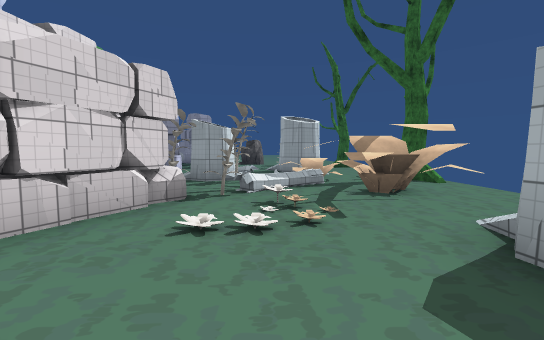
View 1 (above)

24 first-person views from a walk through a scene from a Unity 3-D project. The camera is 1.5 m above the floor, tilts 4° down and sees 90° across. The floor is counted in squares, 2 m on a side. Each view is taken from the middle of a square. On the plan, view 1 faces up. The plan holds only what a view shows up to about 10 squares ahead; the rest is blank. The place goes on beyond the plan. The player character is not drawn. Some surface patterns are stand-ins.

View 2
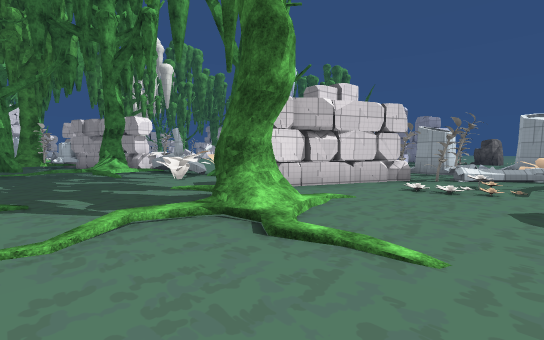

View 3
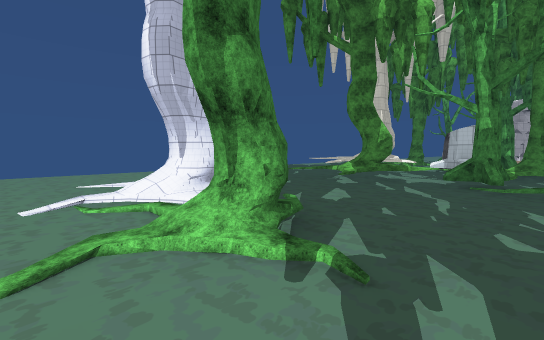

View 4
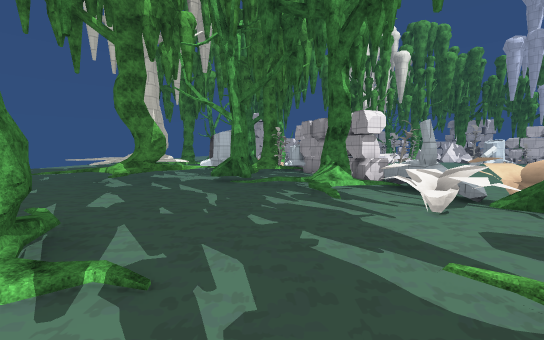

View 5
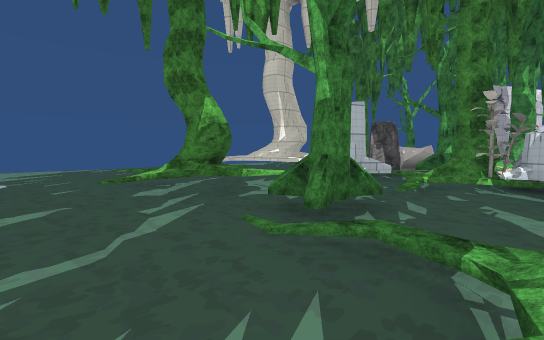

View 6
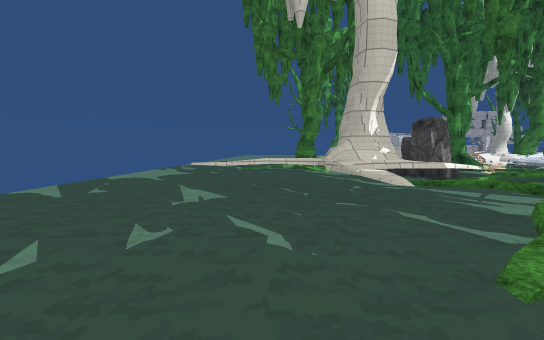

View 7
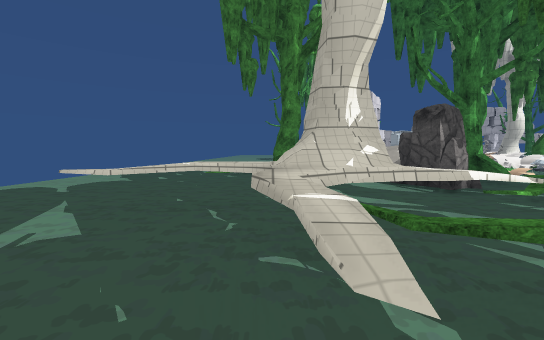

View 8
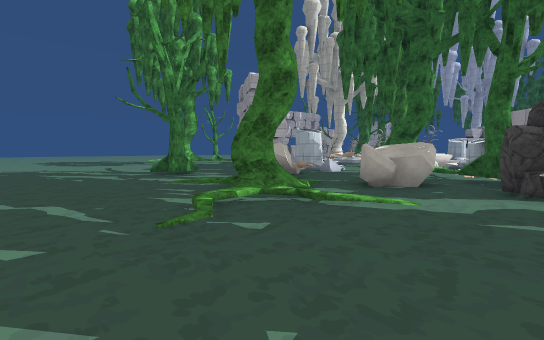

View 9
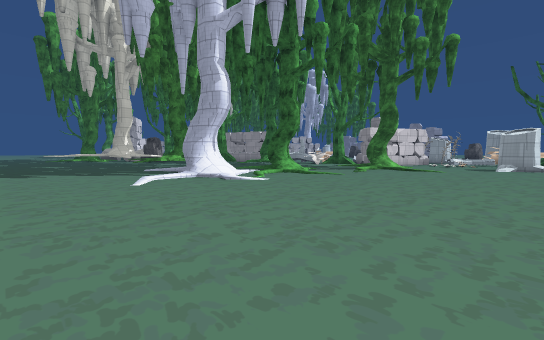

View 10
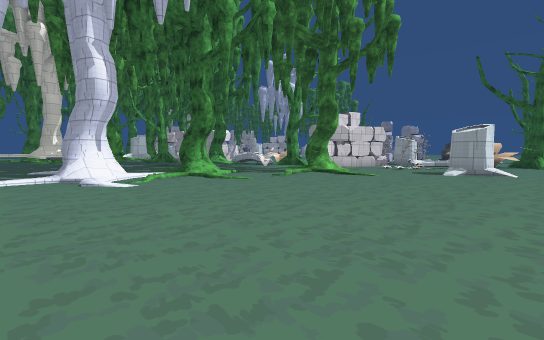

View 11
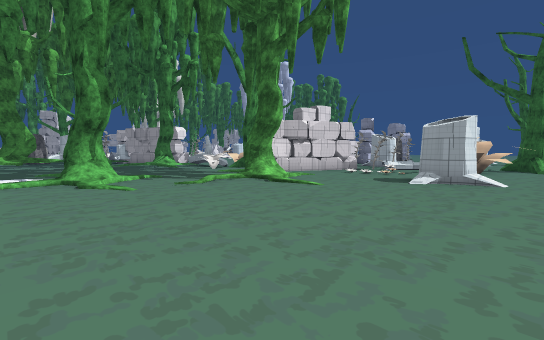

View 12
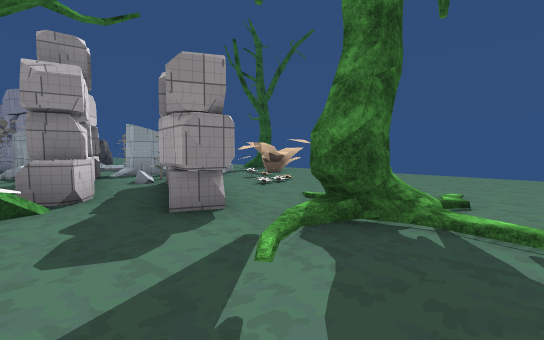

View 13
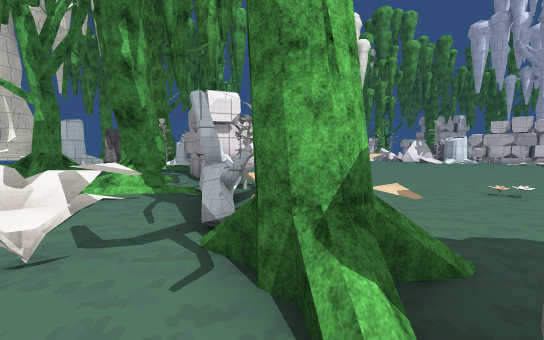

View 14
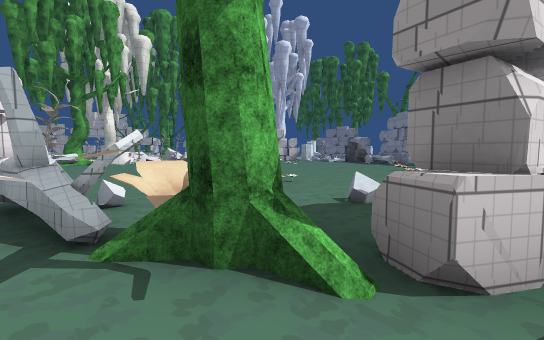

View 15
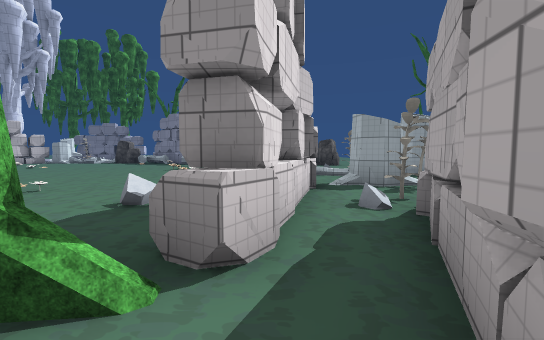

View 16
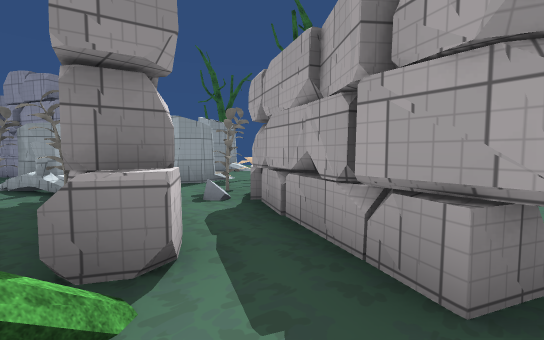

View 17
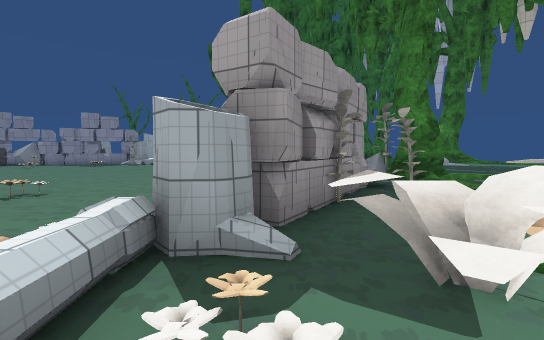

View 18
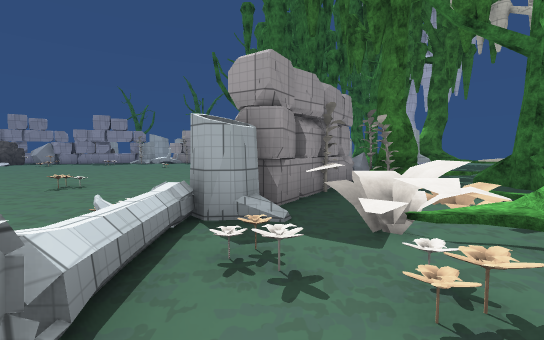

View 19
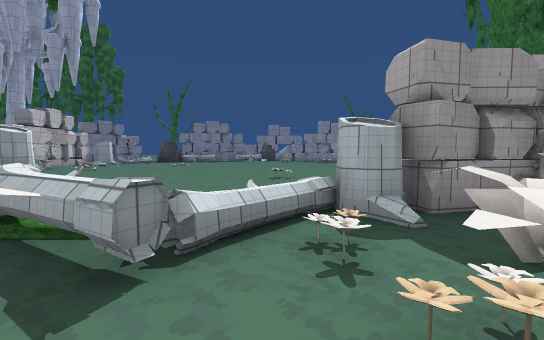

View 20
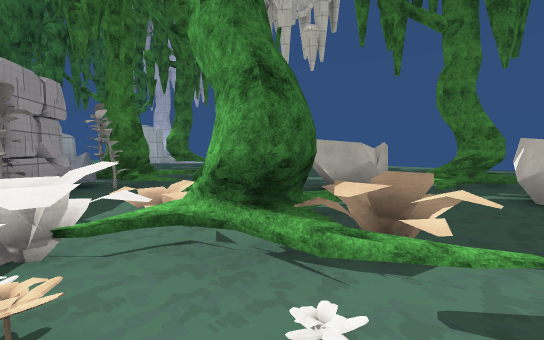

View 21
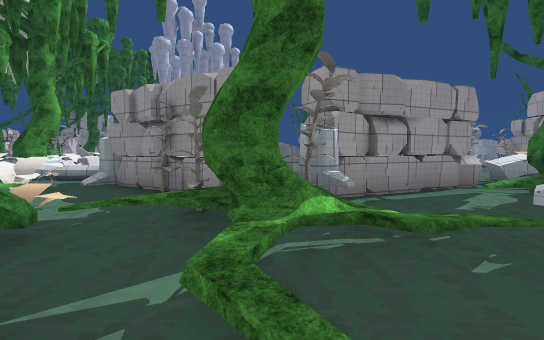

View 22
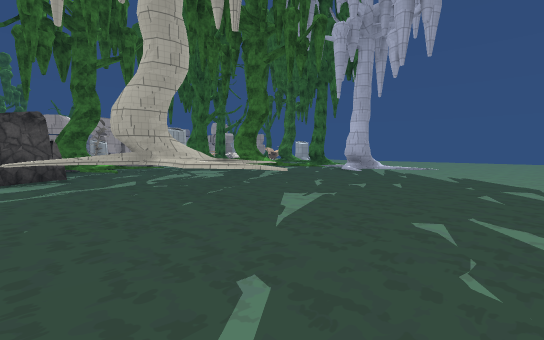

View 23
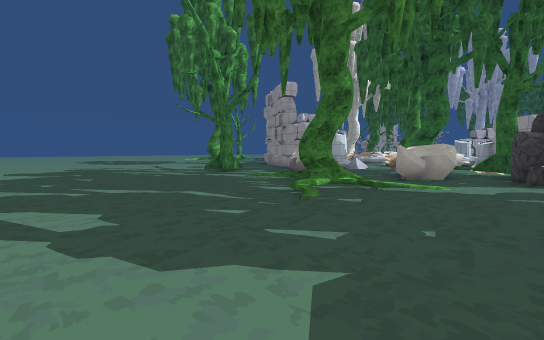

View 24
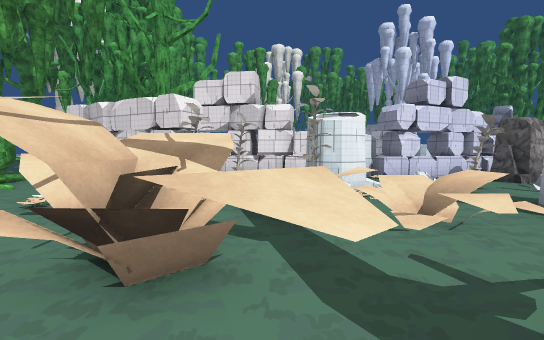

### Floor plan
Key: @ floor where view 1 was taken; # wall or solid block; x gap in a wall; . main floor; : floor 0.25 m higher than the main floor; + floor 0.5 m higher than the main floor; / step, stairs or slope; = window, fence, low wall or low ledge; ^ raised ledge; T tree; R rock; O other object.
Columns run from 21 left of view 1 to 4 right of it. Each row starts with its distance up from view 1.
 13 O#              # R
 12  /              ##RR
 11  ...   .......  ## ..
 10   ...  .......   ##OOO#
  9   .... ........ OO#.O O
  8    ............ .O#O  OOTT
  7    ............ .O#OOOOOTT
  6    .........OO. .O##  OOO.
  5 =  ..OO........O.#OOOOOOO.
  4 T  ..............^##.OO...
  3 O  O...........T.###OOO...
  2 .OOO      ...OOTT.#....O..
  1 ..OO##    O#OO....#....:..
  0 .OO..O#O####T/.O..TT/@....
 -1 .TT....OO ..T//....T//....
 -2 ..TOO.TTO...+....../......
 -3 O...TT //OTTT...././......
 -4 ..OO.#R/.OTT.....T/.......
 -5 O..O.RR/...T.....T/.......
 -6 O.......^.TTTT...//.......
 -7 .T ...^x#TTT....#//.......
 -8 :T.....^^^^.T...///.......
 -9 .......^........//........
-10 ........#......../.......
-11 .........................
-12 .........................
-13 ....................

Positions as (right, up) in squares from view 1, and headings:
1: (0, 0), facing up
2: (1, -3), facing up-left
3: (-2, -2), facing down-left
4: (-2, -2), facing left
5: (-7, -1), facing down-left
6: (-8, -9), facing left
7: (-10, -8), facing left
8: (-16, -11), facing up-left
9: (3, -12), facing up-left
10: (4, -9), facing up-left
11: (4, -6), facing up-left
12: (-5, -2), facing up-right
13: (-4, 2), facing left
14: (-4, 1), facing up-left
15: (-4, 1), facing up
16: (-5, 1), facing up-right
17: (-20, 1), facing right
18: (-21, 1), facing right
19: (-21, 0), facing up-right
20: (-21, 0), facing down-right
21: (-14, -5), facing up
22: (-16, -13), facing up-right
23: (-16, -13), facing up-left
24: (4, 6), facing left
